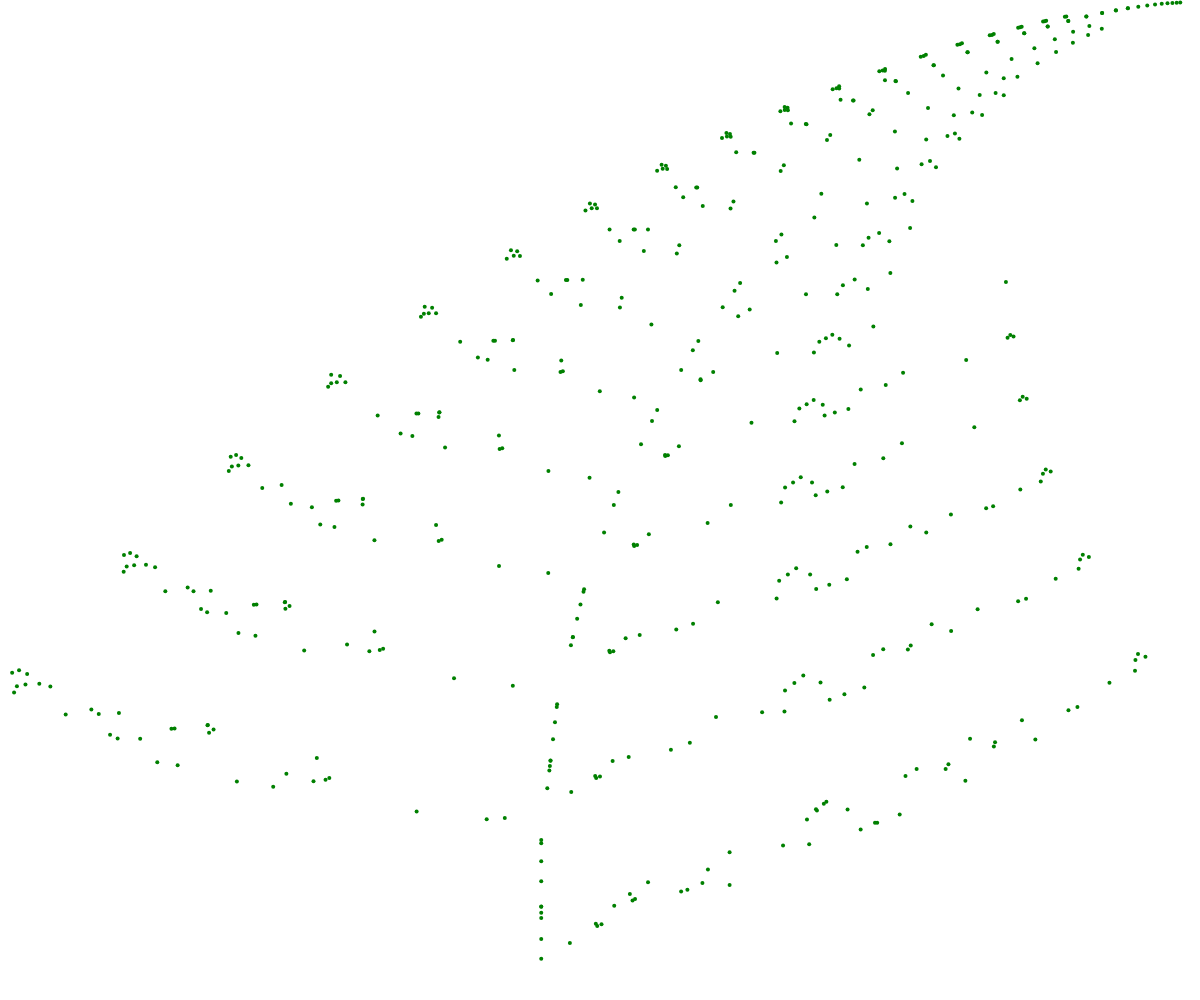
Frame 1 (no input)
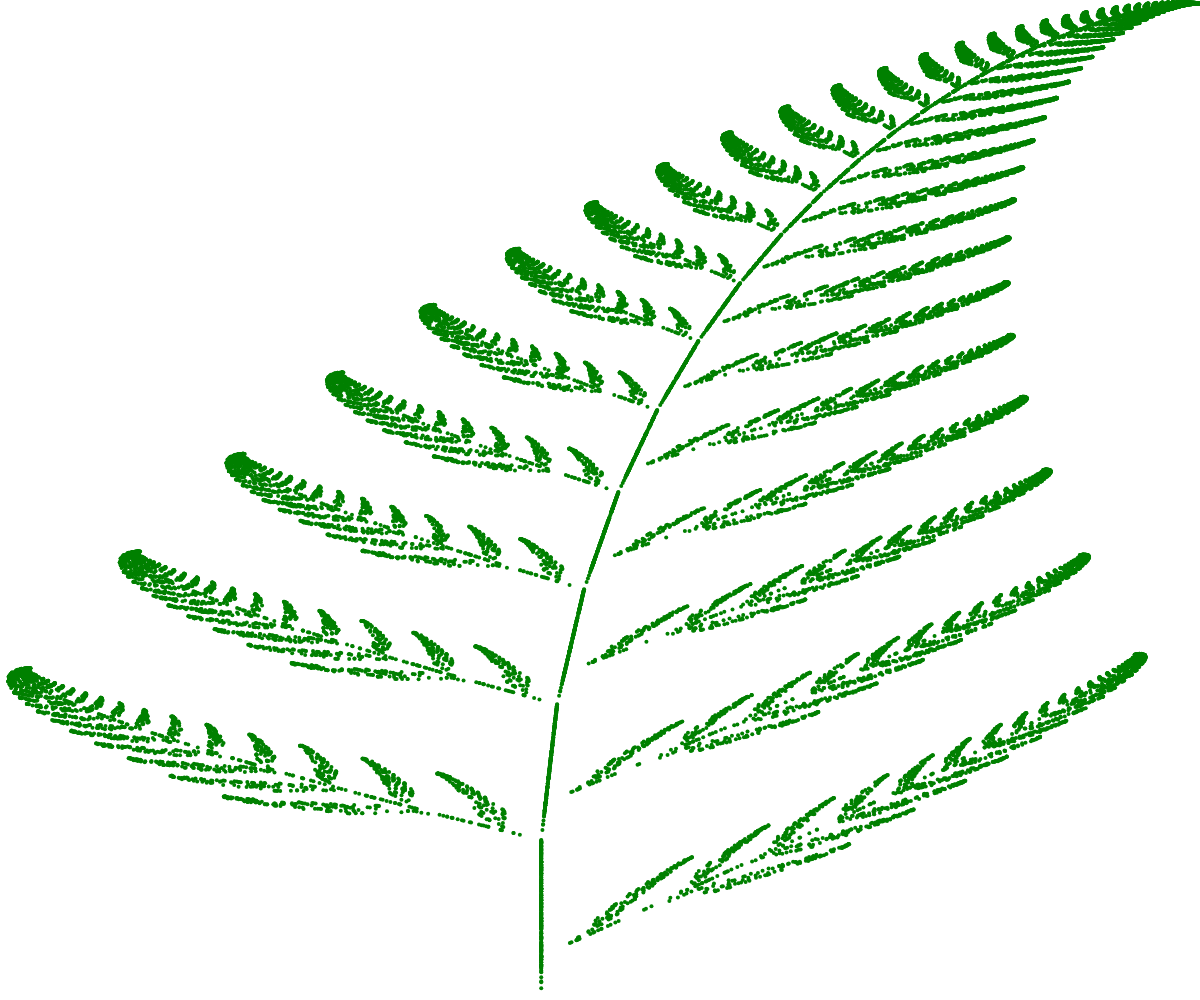
Frame 60 (no input)
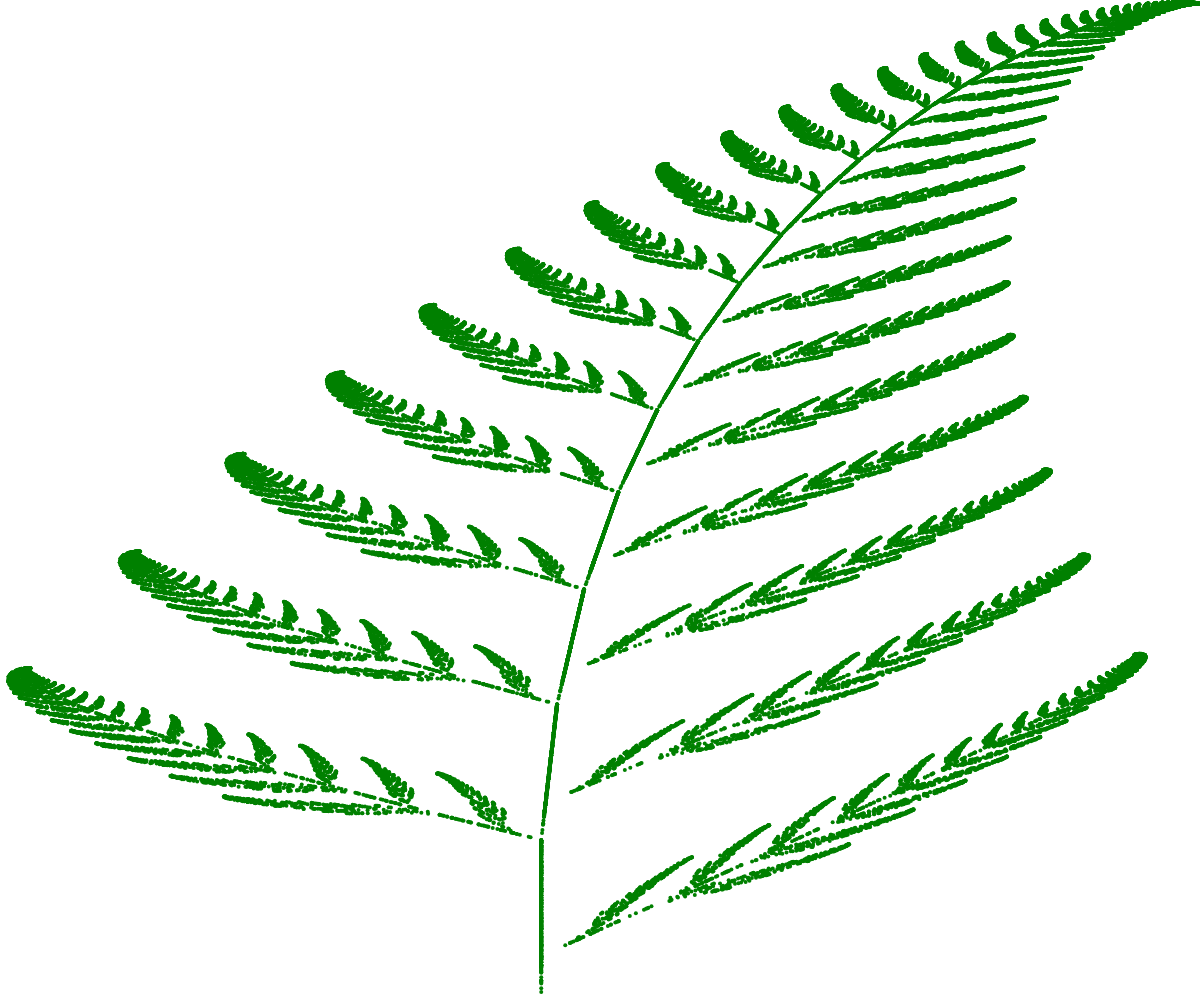
Frame 120 (the mouse pressed at the canvas centre since frame 60)

The p5.js sketch that drew these frames (run headless with seeded random() and noise() and a simulated clock; from frame 60 on, the mouse is pressed at the canvas centre):

// p5.js sketch
// ── sketch.js
let cnv,x,y,px,py,r;
let rangeX,rangeY,maxX,maxY;
let a,b,c,d,e,f,p;

function centerCanvas()
{
	let x = (windowWidth - width) / 2;
	let y = (windowHeight - height) / 2;
	cnv.position(x,y);
}

function windowResized()
{
	setup();
}

function setup(){
	cnv = createCanvas(windowWidth,windowHeight);
	centerCanvas();
	background(255);
	x = y = 0;
	a = b = c = d = e = f = [];
	rangeX = rangeY = [];

	//Defining the initial conditions

	//Barnsley Fern
	a = [ 0.00, 0.85, 0.20,-0.15 ];
	b = [ 0.00, 0.04,-0.26, 0.28 ];
	c = [ 0.00,-0.04, 0.23, 0.26 ];
	d = [ 0.16, 0.85, 0.22, 0.24 ];
	e = [ 0.00, 0.00, 0.00, 0.00 ];
	f = [ 0.00, 1.60, 1.60, 0.44 ];
	p = [ 0.01, 0.85, 0.07, 0.07 ];
	
	//Range: −2.1820 < x < 2.6558 and 0 ≤ y < 9.9983
	rangeX = [-2.1820, 2.6558];
	rangeY = [0, 9.9983];

	/*
	//Barnsley's Fern - Modified Pinnae
	a = [ 0.000, 0.845, 0.200,-0.150 ];
	b = [ 0.000, 0.035,-0.310, 0.240 ];
	c = [ 0.000,-0.035, 0.255, 0.250 ];
	d = [ 0.200, 0.820, 0.245, 0.200 ];
	e = [ 0.000, 0.000, 0.000, 0.000 ];
	f = [-0.120, 1.600, 0.290, 0.680 ];
	p = [ 0.010, 0.850, 0.070, 0.070 ];

	//Range: −2.1820 < x < 2.6558 and 0 ≤ y < 9.9983
	rangeX = [-2.3255, 1.9227];
	rangeY = [-0.1433, 8.5294];

	//Thelypteridaceae fern
	a = [ 0.000, 0.950, 0.035,-0.040 ];
	b = [ 0.000, 0.005,-0.200, 0.200 ];
	c = [ 0.000,-0.005, 0.160, 0.160 ];
	d = [ 0.250, 0.930, 0.040, 0.040 ];
	e = [ 0.000,-0.002,-0.090, 0.083 ];
	f = [-0.400, 0.500, 0.020, 0.120 ];
	p = [ 0.020, 0.840, 0.070, 0.070 ];

	//Range: -1.4816 < x < 1.4715 and -0.5213 ≤ y < 7.0702
	rangeX = [-1.4816,1.4715];
	rangeY = [-0.5213,7.0702];
	*/

	stroke("green");
	strokeWeight(4);
}

function draw(){
	for(let i=0 ; i<500 ; i++){
		applyTransformation();
		px = map(x,rangeX[0],rangeX[1],0,width);
		py = map(y,rangeY[0],rangeY[1],height,0);
		point(px,py);
	}
}

function applyTransformation(){
	let i;
	r = random(1);

	//Selecting the Transformation
	if(r < p[0])
		i = 0;
	else if(r < p[0] + p[1])
		i = 1;
	else if(r < p[0] + p[1] + p[2])
		i = 2;
	else
		i = 3;

	//Applying the Transformation
	x =  a[i]*x + b[i]*y + e[i];
	y =  c[i]*x + d[i]*y + f[i];
}

function calculateRange(){
	let i = floor(random(4));

	//Applying the Transformation
	x =  a[i]*x + b[i]*y + e[i];
	y =  c[i]*x + d[i]*y + f[i];

	//Calculate the Max Range
	if(x < rangeX[0])
		rangeX[0] = x;
	else if(x > rangeX[1])
		rangeX[1] = x;
	if(y < rangeY[0])
		rangeY[0] = y;
	else if(y > rangeY[1])
		rangeY[1] = y;
}
